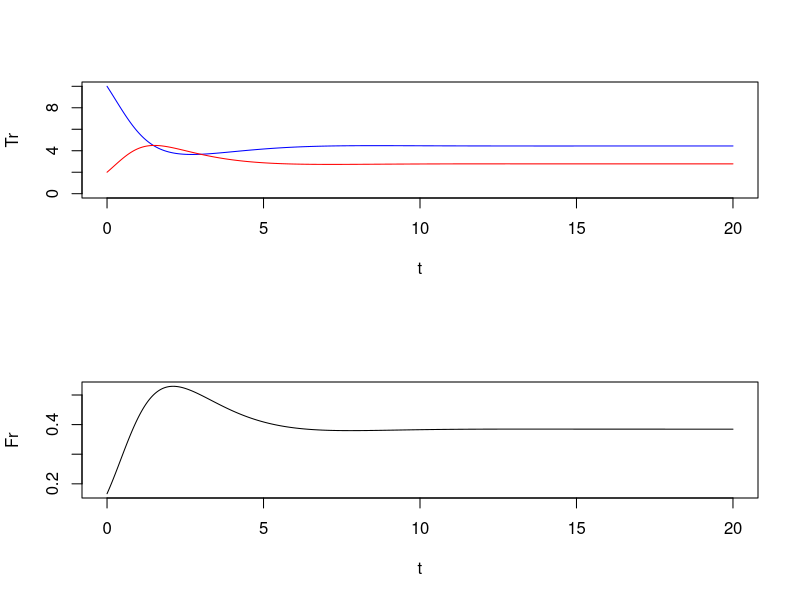

The R script that drew this image:
tn = 20  # years
t0 = 0    # initial time
h  = 0.01 

t = seq(from=t0, to=tn, by=h)

nt = length(t)

Tr = rep(NA, nt,)
I  = rep(NA, nt,)
N  = rep(NA, nt,)
Fr = rep(NA, nt,)

# Initial conditions
Tr[1] = 10
I[1] = 2
N[1] = Tr[1] + I[1]
Fr[1] = I[1]/N[1]

# Value of Parameters
lambda = 5
delta = 0.5
b = 0.25
a = 1
epsilon = 0.1


for (j in 1:(nt-1) ){
  Tr[j+1] = Tr[j] + h*( lambda - delta*Tr[j] - (1-epsilon)*b*I[j]*Tr[j] )
  I[j+1]  = I[j] + h*( (1-epsilon)*b*I[j]*Tr[j] - a*I[j] )
  N[j+1]  = Tr[j+1] + I[j+1]
  Fr[j+1] = I[j+1]/N[j+1]
}
# plot(t, N, type="l", col="black", ylim=c(0,max(N,Tr, I)))
# lines(t, Tr, type="l", col="blue")

par(mfrow=c(2,1))
plot(t, Tr, type="l", col="blue", ylim=c(0,max(Tr, I)) )
lines(t, I, type="l", col="red")
plot(t, Fr, type="l")

# rm(list = ls()

